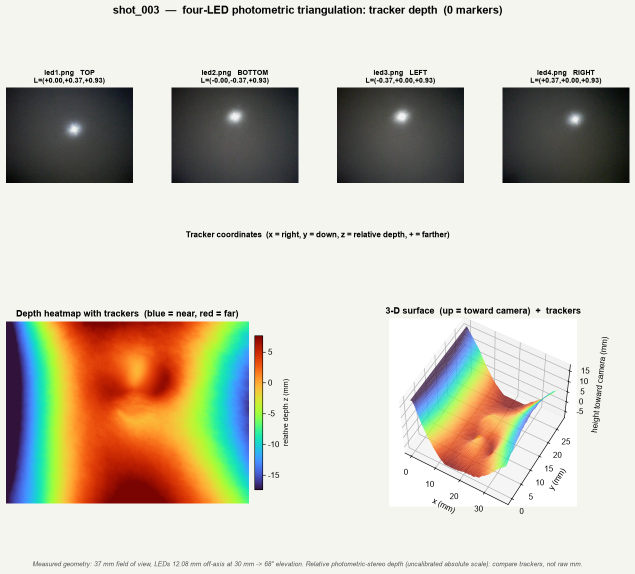
#> input picture depth_outputs/marker_depth_slides/shot_003_marker_depth.png, 1270 x 1147 px, given in place of led1.png, which was not available (shown at 1/2 size); the run also reads 1 picture not shown here
$ python nearfield_shot_depth.py
#> lines starting #> are read from the running program, lines starting #| are printed output that depends on the picture; pictures that were not available may be replaced by others from this repository, and a replacement may not be noted
### scripts/reconstruction/bone_depth_batch.py
"""
Batch photometric-stereo depth estimation for the "BONE PICTURE" dataset.
================================================================================

This processes a whole folder of bone photos automatically. The capture rig
takes 4 photos per physical location/sample:

    pN-1.jpg   ALL LEDs on        (uniform reference - NOT used for stereo)
    pN-2.jpg   RIGHT LED only     (light from the +x / right side)
    pN-3.jpg   TOP   LED only     (light from the +y / upper side)
    pN-4.jpg   LEFT  LED only     (light from the -x / left side)

(The -1 = all-on / -2 = right / -3 = top / -4 = left convention was verified
 on all 17 locations: index 1 is always the most uniform image, and the other
 three are lit from the right, top and left respectively.)

METHOD  (identical in spirit to photometric_depth_test.py)
--------------------------------------------------------------------------------
  1. Take the 3 single-LED images. Each gives one brightness per pixel.
  2. Woodham photometric stereo: for every pixel solve the 3x3 linear system
         L @ g = I        ->     g = L^-1 @ I
     where the rows of L are the 3 known light directions and I is the pixel's
     3 brightnesses. Then  albedo = |g|  and  surface normal n = g / |g|.
  3. Turn the per-pixel normals into depth gradients
         p = d(depth)/d(col) = +nx/nz
         q = d(depth)/d(row) = -ny/nz
     and integrate them into a depth map z(x, y) with the Frankot-Chellappa
     Poisson solver (FFT, fast, no per-pixel loop -- this is the frequency
     domain integrator named in the original script's docstring).
  4. The result is a PER-PIXEL RELATIVE depth map (one heat-map per location)
     plus a few summary numbers per location written to a CSV.

UNITS / WHAT THE NUMBERS MEAN
--------------------------------------------------------------------------------
Plain photometric stereo recovers shape only up to an unknown overall offset
and scale (there is no coaxial point-light calibration image here, and you
asked to ignore the all-on shot). So the depth map is RELATIVE: the *shape*
and the relative height differences are meaningful, the absolute millimetre
value is not. The single number reported per location is the surface "relief"
(robust peak-to-valley range) in working-resolution pixel units. If
FIELD_WIDTH_IN is set to the real photo width, the CSV also reports that relief
in inches. See the note at the bottom of this file for how to add absolute
physical calibration later.

HOW TO RUN
--------------------------------------------------------------------------------
    pip install numpy opencv-python scipy matplotlib
    python bone_depth_batch.py

Edit INPUT_FOLDER below to point at your downloaded copy of the folder.
Everything else (light geometry, working resolution, what to save) is in the
CONFIG block right under the imports so you can tweak it without touching the
algorithm.
"""

import os
import re
import csv
import glob
import json
import numpy as np
import cv2

HERE = os.path.dirname(os.path.abspath(__file__))
PROJECT_ROOT = os.path.abspath(os.path.join(HERE, "..", ".."))


def project_path(*parts):
    return os.path.join(PROJECT_ROOT, *parts)

# Matplotlib is only needed for the labelled heat-map / panel figures.
# If you don't have it, set SAVE_FIGURES = False and you'll still get the
# raw colour depth PNGs (via OpenCV) and the CSV.
try:
    import matplotlib
    matplotlib.use("Agg")          # no display needed, just write files
    import matplotlib.pyplot as plt
    HAVE_MPL = True
except Exception:
    HAVE_MPL = False


# =============================================================================
# CONFIG  -- edit these, not the algorithm below
# =============================================================================

# Folder containing the pN-M.jpg images (downloaded from the Drive folder).
INPUT_FOLDER = project_path("data", "bone_picture")

# Where results are written (created automatically).
OUTPUT_FOLDER = project_path("depth_outputs")

# Filename pattern. Group 1 = location number, group 2 = photo number (1..4).
FILENAME_RE = re.compile(r"^p(\d+)-(\d+)\.(?:jpg|jpeg|png)$", re.IGNORECASE)

# Which photo index is the "all LEDs on" reference (ignored by the stereo solve,
# used only for colour / visualisation). Set to None if you have no such frame.
ALL_ON_INDEX = 1

# The three single-LED photos and the in-plane azimuth of each light.
#   azimuth 0 deg  = light comes from the RIGHT (+x)
#   azimuth 90 deg = light comes from the TOP / above (+y, "up" in the image)
#   azimuth 180    = light comes from the LEFT (-x)
#   azimuth 270    = light comes from BELOW (-y)
# These are the TRUE physical rig layout: three identical LEDs arranged
# symmetrically around the lens at RIGHT (0), TOP (90), LEFT (180). This matches
# nearfield_lambertian.PHYSICAL_LED_AZIMUTH_DEG so both pipelines agree on the
# hardware. (An earlier data-fit put the top LED at ~55 deg from shading
# centroids, but that was an APPARENT-shading artifact of the far-field model,
# not the real emitter position; the physical rig is symmetric.)
# Adjust if your rig differs, or set ESTIMATE_AZIMUTH_FROM_IMAGES = True.
SINGLE_LED_AZIMUTH_DEG = {
    2: 0.0,     # pN-2  -> RIGHT LED
    3: 90.0,    # pN-3  -> TOP   LED (straight up; symmetric physical rig)
    4: 180.0,   # pN-4  -> LEFT  LED
}

# Elevation of every LED above the surface plane, in degrees. 90 = straight on
# (coaxial), 0 = grazing from the side. The cameras/LEDs here light the bone
# from fairly oblique angles; ~40 deg is a reasonable default. This mainly
# affects the vertical exaggeration of the recovered surface, not its shape.
LIGHT_ELEVATION_DEG = 40.0

# If True, ignore SINGLE_LED_AZIMUTH_DEG and instead estimate each LED's azimuth
# from the data (image minus the per-location mean -> where that LED adds light).
# Robust and rig-agnostic, but the manual values above are usually cleaner.
ESTIMATE_AZIMUTH_FROM_IMAGES = False

# Downscale the long edge to this many pixels before processing. Photometric
# depth doesn't need full resolution and this keeps each location fast.
# Set to None to use full resolution (slower, sharper).
WORK_LONG_EDGE = 640

# Camera calibration from Endoscope_Calibration.py. When enabled, each raw input
# photo is undistorted before resizing and before photometric stereo. For best
# results, calibrate with the same camera resolution/aspect ratio as the bone
# photos. This loader also accepts the older calibration.npz format.
CALIBRATION_FILE = project_path("calibration", "calibration.txt")
UNDISTORT_INPUTS = True
UNDISTORT_ALPHA = 0.0        # 0=crop invalid borders, 1=keep full FOV with borders

# Calibration numbers from calibration.txt (Endoscope_Calibration.py,
# 2026-07-07: 51 checkerboard images at 1280x720, reprojection error 0.107 px).
# Baked in so the pipeline runs even without the file; if CALIBRATION_FILE
# exists it takes priority, so a fresh recalibration is picked up automatically.
EMBEDDED_CALIBRATION = {
    "camera_matrix": [
        [1587.9838343574543, 0.0, 646.3018190391646],
        [0.0, 1194.2225409787034, 339.6362448973934],
        [0.0, 0.0, 1.0],
    ],
    "dist_coeffs": [[
        0.13490056551012142,
        -0.41856699112495277,
        -0.0038193583132642497,
        0.0017845237107306754,
        -2.5471458381780363,
    ]],
    "image_size": [1280, 720],
    "reprojection_error": 0.10696129323542458,
}

# Real width of the area shown by each photo, in inches. This is only used to
# add inch-scale relief columns to the CSV; the solver itself works in relative
# pixel units. 37 mm is the MEASURED field-of-view width of the endoscope rig
# (measured 2026-07-07, replacing the old 30 mm placeholder). Set to None for
# pixel-only output.
FIELD_WIDTH_IN = 37.0 / 25.4

# Remove specular glints (bright, low-saturation spots) before solving. Bone is
# glossy when wet and specular highlights break the Lambertian assumption.
REMOVE_SPECULAR = True

# Sign of the output depth. With the convention here, larger value = farther
# from the camera. Flip this if your heat-maps look inverted for your rig.
DEPTH_SIGN = +1.0

# What to write per location.
SAVE_DEPTH_PNG = True     # colour depth heat-map (always; uses OpenCV if no MPL)
SAVE_NORMALS_PNG = True   # RGB-encoded surface normals
SAVE_PANEL = True         # multi-panel figure (needs matplotlib)
SAVE_PLY = False          # 3-D point cloud (open in MeshLab/CloudCompare)

# Robust percentiles used both for the colour range and the "relief" number.
LOW_PCT, HIGH_PCT = 2.0, 98.0


# =============================================================================
# Light geometry
# =============================================================================

# [33 lines left out: functions light_vector, estimate_azimuths, not called in this run]


# =============================================================================
# Image helpers
# =============================================================================

_CALIBRATION_CACHE = None
_CALIBRATION_LOAD_ATTEMPTED = False
_CALIBRATION_SIZE_WARNED = False


def load_camera_calibration(path=CALIBRATION_FILE):
    """Load camera intrinsics/distortion from calibration.txt or calibration.npz.

    Falls back to EMBEDDED_CALIBRATION (the same numbers baked into this
    script) if the file is missing or unreadable.
    """
#> called with path = 'calibration/calibration.txt'
    global _CALIBRATION_CACHE, _CALIBRATION_LOAD_ATTEMPTED
    if _CALIBRATION_LOAD_ATTEMPTED:
        return _CALIBRATION_CACHE
    _CALIBRATION_LOAD_ATTEMPTED = True

    camera_matrix = dist_coeffs = image_size = error = source = None
    if path and os.path.exists(path):
        try:
            if path.lower().endswith(".npz"):
                data = np.load(path)
                camera_matrix = data["camera_matrix"]
                dist_coeffs = data["dist_coeffs"]
                image_size = data["image_size"] if "image_size" in data.files else None
                error = float(data["reprojection_error"]) if "reprojection_error" in data.files else None
            else:
                with open(path, "r", encoding="utf-8") as f:
#> (reads calibration/calibration.txt from the repository)
                    data = json.load(f)
                camera_matrix = data["camera_matrix"]
                dist_coeffs = data["dist_coeffs"]
                image_size = data.get("image_size")
                error = data.get("reprojection_error")
            source = path
        except Exception as exc:
            print(f"  [warn] could not load camera calibration {path}: {exc}")

    if camera_matrix is None:
        print(f"  [info] calibration file unavailable ({path}); "
              "using calibration numbers embedded in this script")
        camera_matrix = EMBEDDED_CALIBRATION["camera_matrix"]
        dist_coeffs = EMBEDDED_CALIBRATION["dist_coeffs"]
        image_size = EMBEDDED_CALIBRATION["image_size"]
        error = EMBEDDED_CALIBRATION["reprojection_error"]
        source = "embedded calibration (from calibration.txt)"

    calib_size = None
    if image_size is not None:
        calib_size = tuple(int(v) for v in image_size)
    _CALIBRATION_CACHE = dict(camera_matrix=np.asarray(camera_matrix, dtype=np.float64),
                              dist_coeffs=np.asarray(dist_coeffs, dtype=np.float64),
                              image_size=calib_size,
                              reprojection_error=error,
                              path=source)
    return _CALIBRATION_CACHE


def scaled_camera_matrix(camera_matrix, calib_size, image_size):
    """Scale K from calibration image size to the current image size."""
    if not calib_size:
        return camera_matrix.copy()
    calib_w, calib_h = calib_size
    image_w, image_h = image_size
    sx = image_w / float(calib_w)
    sy = image_h / float(calib_h)
    K = camera_matrix.copy()
    K[0, 0] *= sx
    K[0, 2] *= sx
    K[1, 1] *= sy
    K[1, 2] *= sy
    return K


def undistort_bgr(bgr):
    """Apply lens undistortion using calibration.txt, if enabled/available."""
    global _CALIBRATION_SIZE_WARNED
    if not UNDISTORT_INPUTS:
        return bgr

    calib = load_camera_calibration()
    if calib is None:
        return bgr

    h, w = bgr.shape[:2]
#> h = 480; w = 640
    calib_size = calib["image_size"]
    if calib_size:
        calib_aspect = calib_size[0] / float(calib_size[1])
        image_aspect = w / float(h)
#> image_aspect = 1.33
        if abs(calib_aspect - image_aspect) > 0.02 and not _CALIBRATION_SIZE_WARNED:
            print("  [warn] calibration image size "
                  f"{calib_size[0]}x{calib_size[1]} differs from input {w}x{h}; "
                  "using scaled intrinsics. Best calibration uses the same "
                  "resolution/aspect ratio as the bone photos.")
            _CALIBRATION_SIZE_WARNED = True

    K = scaled_camera_matrix(calib["camera_matrix"], calib_size, (w, h))
    dist = calib["dist_coeffs"]
    new_K, _ = cv2.getOptimalNewCameraMatrix(K, dist, (w, h),
                                             UNDISTORT_ALPHA, (w, h))
    return cv2.undistort(bgr, K, dist, None, new_K)
#> returned value: shape (480, 640, 3); every value is 0


# [16 lines left out: functions srgb_to_linear, to_luminance, not called in this run]


def load_rgb(path, long_edge=None):
    """Load an image as float RGB in [0, 1], optionally downscaled."""
    bgr = cv2.imread(path, cv2.IMREAD_COLOR)
    if bgr is None:
        raise IOError(f"could not read {path}")
    bgr = undistort_bgr(bgr)
    if long_edge is not None:
        h, w = bgr.shape[:2]
#> h = 480; w = 640
        scale = long_edge / max(h, w)
#> scale = 1
        if scale < 1.0:
            bgr = cv2.resize(bgr, (round(w * scale), round(h * scale)),
                             interpolation=cv2.INTER_AREA)
    rgb = cv2.cvtColor(bgr, cv2.COLOR_BGR2RGB).astype(np.float32) / 255.0
#> rgb: shape (480, 640, 3) float32; every value is 0
    return rgb


# [396 lines left out: functions detect_specular_mask, inpaint_specular, solve_luminance, balance_exposure, bone_mask, photometric_stereo and 9 more, not called in this run]


# [2 lines that do not run on import are left out]


# =============================================================================
# NOTE - getting ABSOLUTE depth (inches/mm) later, if you ever need it
# -----------------------------------------------------------------------------
# Photometric stereo alone gives shape up to scale. To pin the absolute scale
# you need one extra constraint, e.g. a coaxial point-light image (single LED
# next to the lens) where brightness I = albedo * power / r^2, so
#       r = sqrt(albedo * power / I)
# gives true distance at the brightest (nearest, head-on) pixels. Capture such
# a frame, recover r there in your chosen physical unit, and shift+scale this
# relative z to match. That is exactly the calibrate_scale_with_coaxial() step
# in photometric_depth_test.py.
# =============================================================================

### marker_pipeline/nearfield_shot_depth.py
"""
PROVISIONAL near-field depth for one 4-LED shot (e.g. shot_013).

IMPORTANT — this is NOT the solved calibration. We built led_calibration.py and
validated it, but never captured the mirror-ball / white-card targets, so the
real led_calibration.json does not exist. This script instead feeds the
near-field solver a PROVISIONAL calibration from the measured rig numbers we do
have (LED offset 12.08 mm, working distance 30 mm, measured intrinsics) with the
4 LEDs ASSUMED symmetric (right/top/left/bottom, axis +Z, equal brightness,
Lambertian mu=1). Per-LED brightness IS taken from the data (exposure balance),
since the shots show real pair imbalance.

So this shows the near-field MODEL (inverse-square + per-pixel light directions
-- the actual cure for the far-field bowl), NOT a properly calibrated result.
The LED positions remain assumed until the calibration captures are taken.

Run:  python nearfield_shot_depth.py --shot shot_013
"""

import os
import sys
import csv
import argparse
import numpy as np
import matplotlib
matplotlib.use("Agg")
import matplotlib.pyplot as plt
from scipy.ndimage import gaussian_filter

HERE = os.path.dirname(os.path.abspath(__file__))
sys.path.insert(0, HERE)
sys.path.insert(0, os.path.join(HERE, "..", "scripts", "reconstruction"))
import bone_depth_batch as bd
import nearfield_lambertian as nf

ORDER = [1, 2, 3, 4]
LED_AZ = {1: 0.0, 2: 90.0, 3: 180.0, 4: 270.0}   # right / top / left / bottom
MARKER_CSV = bd.project_path("depth_outputs", "marker_depth_slides",
                             "marker_depths.csv")

# MEASURED (user, 2026-08): opposing LEDs sit 13.14 mm apart on an 18 mm endoscope
# tip, so each LED is 13.14/2 = 6.57 mm off the lens axis. This SUPERSEDES the old
# nf.LED_OFFSET_MM = 12.08 mm, which was physically impossible here (12.08 mm off
# axis => 24 mm across, wider than the 18 mm endoscope). Per-LED tilt ignored on
# purpose (user: not a big deal) -> axis kept at +Z.
LED_ACROSS_MM = 13.14
LED_OFFSET_MM = LED_ACROSS_MM / 2.0              # 6.57 mm from the lens axis


def provisional_calibration(offset_mm=LED_OFFSET_MM):
    """ASSUMED symmetric 4-LED layout in the lens plane, axis +Z, mu=1, Psi=1.
    (Y points down, so image-up = -Y.)"""
    leds = []
    for i in ORDER:
        a = np.radians(LED_AZ[i])
        leds.append(dict(x_s=np.array([offset_mm * np.cos(a),
                                       -offset_mm * np.sin(a), 0.0]),
                         n_s=np.array([0.0, 0.0, 1.0]), mu=1.0, Psi=1.0))
    return leds


def load_bodies(shot_dir):
    """dark-subtracted, specular-free (R-B), glint-inpainted, exposure-balanced
    body frames for led1..4, plus a reference RGB."""
    dark = bd.load_rgb(os.path.join(shot_dir, "dark.png"), bd.WORK_LONG_EDGE)
    rgbs, body = [], []
    for i in ORDER:
        rgb = bd.load_rgb(os.path.join(shot_dir, f"led{i}.png"), bd.WORK_LONG_EDGE)
#> call 2 of load_rgb, with path = 'Data_collection/shots/shot_013/led1.png', long_edge = 640
#> in load_rgb, bgr is the input picture: shape (1147, 1270, 3); mean B, G, R 188.3, 200.4, 204.6
#|   [warn] calibration image size 640x480 differs from input 1270x1147; using scaled intrinsics. Best calibration uses the same resolution/aspect ratio as the bone photos.
#> in undistort_bgr (call 2), `return cv2.undistort(bgr, K, dist, None, new_K)`:
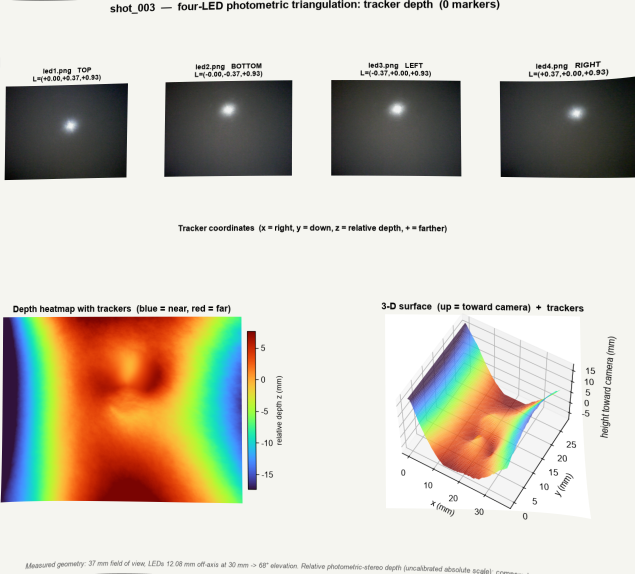
#> returned value: shape (1147, 1270, 3) (shown at 1/2 size); mean of channels 0, 1, 2 187.8, 200, 204.1; drawn as B, G, R
#> in load_rgb (call 2), `bgr = cv2.resize(bgr, (round(w * scale), round(h * scale)), interpolat..`:
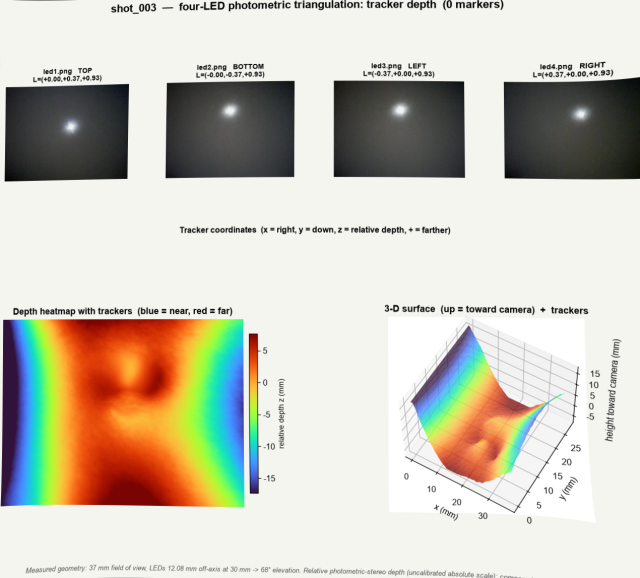
#> bgr: shape (578, 640, 3); mean B, G, R 187.8, 200, 204.1
#> in load_rgb (call 2), `rgb = cv2.cvtColor(bgr, cv2.COLOR_BGR2RGB).astype(np.float32) / 255.0`:
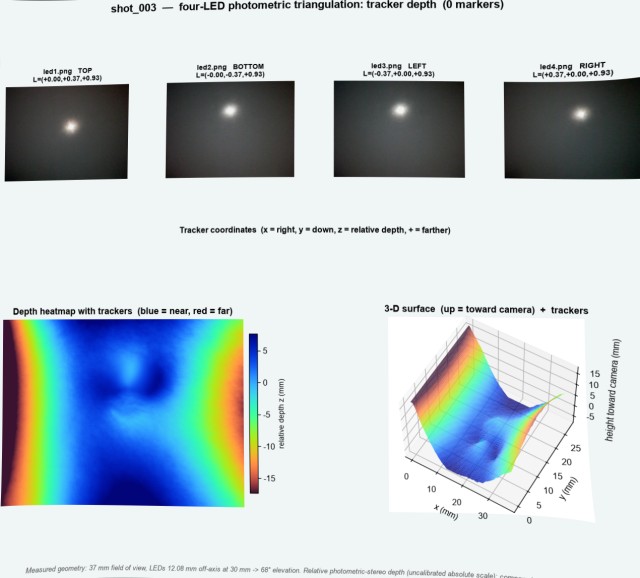
#> rgb: shape (578, 640, 3) float32; mean B, G, R 0.8, 0.783, 0.735
#> (the run stopped early here; a loop or call above may not have finished)
